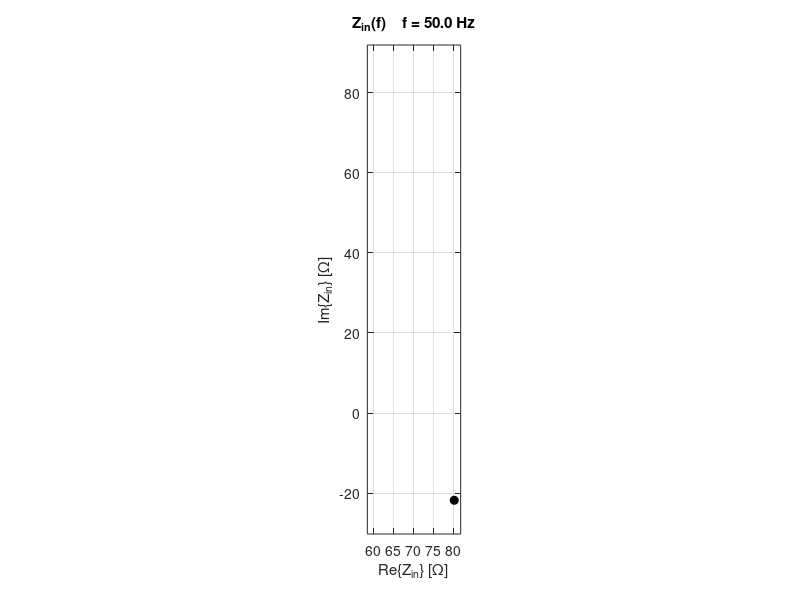

Recreate this plot in MATLAB. (Note: this script raises an error after producing the figure.)
%% Parametric sweep animations for Week 2 Exercise 2  Variant C
clear; clc; close all;

% Circuit data
Vs_mag = 80;                 % RMS magnitude
Vs_ang = -45;                % degrees
Vs = Vs_mag*exp(1j*deg2rad(Vs_ang));

L1 = 50e-3;  R1 = 150;
C  = 20e-6;  L2 = 80e-3;  R2 = 100;

% Function handle for Zin(f)
Zin_of_f = @(f) 1j*2*pi*f*L1 + ...
    ( R1.*( 1./(1j*2*pi*f*C) + R2 + 1j*2*pi*f*L2 ) ) ./ ...
    ( R1 + 1./(1j*2*pi*f*C) + R2 + 1j*2*pi*f*L2 );

% Sweep settings
fmin = 50; fmax = 200; nsteps = 180;           % frames
fspan = linspace(fmin, fmax, nsteps);

% Precompute Zin and Is for axis scaling
Zs = arrayfun(Zin_of_f, fspan);
Is = Vs ./ Zs;

%% Animation 1: complex-plane trajectory of Zin(f)
gif1 = 'zin_trajectory.gif';

xmin = min(real(Zs)); xmax = max(real(Zs));
ymin = min(imag(Zs)); ymax = max(imag(Zs));
dx = xmax - xmin; dy = ymax - ymin; pad = 0.08;
ax = [xmin-dx*pad, xmax+dx*pad, ymin-dy*pad, ymax+dy*pad];

figure('Color','w');
for k = 1:nsteps
    plot(real(Zs(1:k)), imag(Zs(1:k)), 'LineWidth', 1.6); hold on
    plot(real(Zs(k)), imag(Zs(k)), 'ko','MarkerFaceColor','k'); hold off
    axis(ax); axis equal; grid on
    xlabel('Re\{Z_{in}\} [\Omega]'); ylabel('Im\{Z_{in}\} [\Omega]');
    title(sprintf('Z_{in}(f)    f = %.1f Hz', fspan(k)));
    drawnow
    frame = getframe(gcf);
    [A,map] = rgb2ind(frame2im(frame),256);
    if k==1
        imwrite(A,map,gif1,'gif','LoopCount',Inf,'DelayTime',0.05);
    else
        imwrite(A,map,gif1,'gif','WriteMode','append','DelayTime',0.05);
    end
end
disp(['Saved  ', gif1]);

%% Animation 2: time-domain waveforms while frequency varies
gif2 = 'waveform_sweep.gif';

% Time window large enough for low frequency. We rescale x-limits per frame.
t = linspace(0, 0.06, 2000);  % seconds

figure('Color','w');
for k = 1:nsteps
    f = fspan(k);  w = 2*pi*f;
    Zin = Zs(k);   I  = Is(k);

    vs = sqrt(2)*abs(Vs)*cos(w*t + angle(Vs));
    is = sqrt(2)*abs(I )*cos(w*t + angle(I ));

    clf
    plot(t*1000, vs, 'LineWidth',1.3); hold on
    plot(t*1000, is, 'LineWidth',1.3);
    grid on
    xlabel('Time [ms]'); ylabel('Amplitude');
    pf = cosd( rad2deg(angle(I)) - Vs_ang );
    title(sprintf('v_s(t) and i_s(t)    f = %.1f Hz    pf = %.3f', f, pf));
    % show about two periods
    xlim([0, 1000*(2/f)]);
    ylim([-max(Vs_mag*sqrt(2))*1.2, max(Vs_mag*sqrt(2))*1.2]);
    legend('v_s(t)','i_s(t)','Location','southoutside');
    drawnow

    frame = getframe(gcf);
    [A,map] = rgb2ind(frame2im(frame),256);
    if k==1
        imwrite(A,map,gif2,'gif','LoopCount',Inf,'DelayTime',0.06);
    else
        imwrite(A,map,gif2,'gif','WriteMode','append','DelayTime',0.06);
    end
end
disp(['Saved  ', gif2]);

